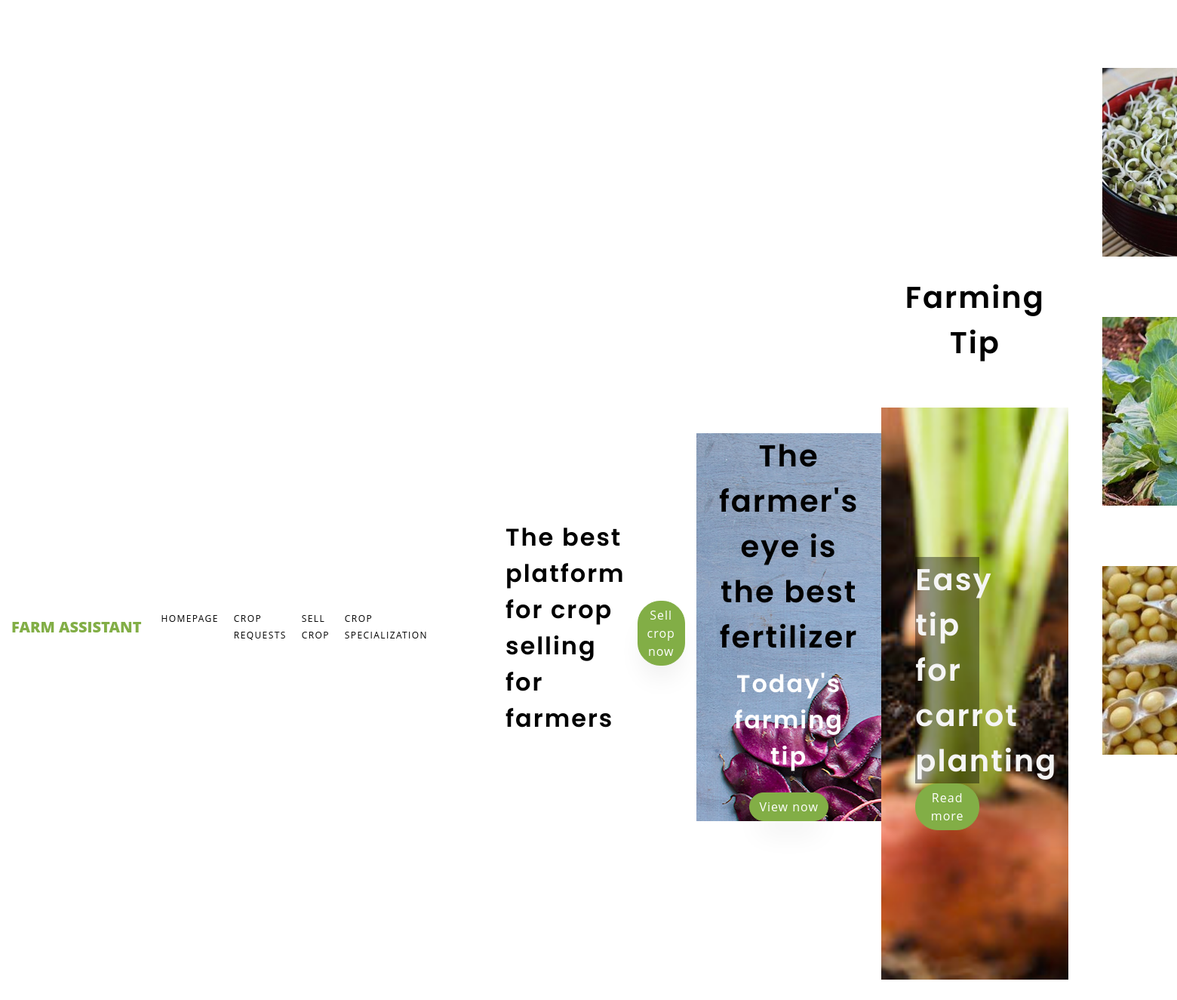
/farmer.php, run on the app's committed database.
### tables this page shows
CREATE TABLE IF NOT EXISTS `farming_tip` (
  `id` int(10) NOT NULL AUTO_INCREMENT,
  `date` varchar(10) NOT NULL,
  `heading` varchar(50) NOT NULL,
  `description` text NOT NULL,
  `image` varchar(100) DEFAULT NULL,
  `url` varchar(40) NOT NULL,
  PRIMARY KEY (`id`)
);

### web/farmer.php (the view, shortened to what this page needs)
<!DOCTYPE html>
<html lang="en">
  <head>
    <link rel="stylesheet" href="css/open-iconic-bootstrap.min.css">
    <link rel="stylesheet" href="css/animate.css">
    <link rel="stylesheet" href="css/owl.carousel.min.css">
    <link rel="stylesheet" href="css/owl.theme.default.min.css">
    <link rel="stylesheet" href="css/magnific-popup.css">
    <link rel="stylesheet" href="css/aos.css">
    <link rel="stylesheet" href="css/ionicons.min.css">
    <link rel="stylesheet" href="css/bootstrap-datepicker.css">
    <link rel="stylesheet" href="css/jquery.timepicker.css">
    <link rel="stylesheet" href="css/flaticon.css">
    <link rel="stylesheet" href="css/icomoon.css">
      <link href="css/style.css" rel="stylesheet" type="text/css" media="all" />
   <link href="css/all-min.css" rel="stylesheet" type="text/css" media="all" />
       <link href="css/font-awesome.css" rel="stylesheet" type="text/css" media="all" />
      <link rel="stylesheet" href="css/font-awesome.css">
       <link rel="stylesheet" href="css/style1.css">
  </head>
  <body class="goto-here">
	 <?php
      include('connection.php');
      ?>
    <nav class="navbar navbar-expand-lg navbar-dark ftco_navbar bg-dark ftco-navbar-light" id="ftco-navbar">
	    <div class="container">
	      <a class="navbar-brand" href="#">Farm Assistant</a>
	      <div class="collapse navbar-collapse" id="ftco-nav">
	        <ul class="navbar-nav ml-auto">
	          <li class="nav-item  cta cta-colored"><a href="farmer.php" class="nav-link">Homepage</a></li>
	          <li class="nav-item"><a href="crop-request.php" class="nav-link">Crop Requests</a></li>
                <li class="nav-item"><a href="sell-crop.html" class="nav-link">Sell Crop</a></li>
			  <li class="nav-item"><a href="Crop-Spec.php" title="A complete guide about crops and farming techniques" class="nav-link">Crop Specialization</a></li>
			   <li class="nav-item dropdown-tog notification"><a href="#" class="nav-link"data-toggle="dropdown"><i class="icon-bell-o" style="font-size: 20px"></i>
                 </div>
									<h2 class="subheading mb-4">The best platform for crop selling for farmers</h2>
                                    <p><a href="sell-crop.html" class="btn btn-primary">Sell crop now</a></p>
								  </div>
	      <div class="slider-item" style="background-image: url(images/bg_5.jpg);">
	        <div class="container">
	          <div class="row slider-text justify-content-center align-items-center" data-scrollax-parent="true">
	            <div class="col-sm-12 ftco-animate text-center">
	              <h1 class="mb-2"><span class="notranslate">The farmer's eye is the best fertilizer</span></h1>
	              <h2 class="subheading mb-4"><a href="#tip">Today's farming tip</a></h2>
                     <p><a name="tip" class="btn btn-primary" style="color: white">View now</a></p>
	            </div>
	          </div>
	        </div>
	      </div>
	<?php
                $b="SELECT * FROM farming_tip
				ORDER BY date DESC
				LIMIT 1;  ";
	            $sql=mysqli_query($conn,$b);
				$row1=mysqli_fetch_assoc($sql);
                $id=$row1['id'];
      ?>
    <section class="ftco-section">
    	<div class="container">
				<div class="row justify-content-center mb-3 pb-3">
          <div class="col-md-12 heading-section text-center ftco-animate">
            <h2 class="mb-4">Farming Tip</h2>
          </div>
        </div>
		</div>
  <div class="hero-wrap hero-bread" style="background-image: url(' <?php echo $row1["image"];  ?>'); ">
      <div class="col-md-7 py-5 wrap-about pb-md-5 ftco-animate">
	  <div class="heading-section-bold mb-6 mt-md-14">
		<h2 style=" background-color: rgb(0,0,0);  background-color: rgba(0,0,0, 0.4); ; " ><?php echo $row1["heading"];  ?></h2>
		<p><a href="farming_tip.php?id=<?php  echo $row1['id'];?>" class="btn btn-primary">Read more</a></p>
	  </div>
			</div>
    </div>
</section>
<section class="ftco-section ftco-degree-bg">
	<div class="container">
	  <div class="row">
		<div class="col-lg-8 ftco-animate">
					  <div class="row">
                          <?php
				$c="SELECT * FROM farming_tip where id != $id
				ORDER BY date DESC LIMIT 3";
				$sql=mysqli_query($conn,$c);
			while($row2=mysqli_fetch_assoc($sql))
			{
      ?>
						  <div class="col-md-12 d-flex ftco-animate">
				  <div class="blog-entry align-self-stretch d-md-flex">
					<a  href="farming_tip.php?id=<?php  echo $row2['id'];?>"  class="block-20" style="background-image: url('<?php echo $row2["image"];  ?>');">
					</a>
				  </div>
				</div>
				<br>
				<?php } ?>
				</div>
		</div>
	</div>
  </section>
  </body>
</html>

### web/css/icomoon.css (style rules this page uses)
[class^="icon-"], [class*=" icon-"] { font-family: 'icomoon' !important; speak: none; font-style: normal; font-weight: normal; font-variant: normal; text-transform: none; line-height: 1; -webkit-font-smoothing: antialiased; -moz-osx-font-smoothing: grayscale; }
.icon-bell-o:before { content: "\f0a2"; }

### data on the page
farming_tip: image (picture), heading "Easy tip for carrot planting"
farming_tip: image (picture)
farming_tip: image (picture)
farming_tip: image (picture)
